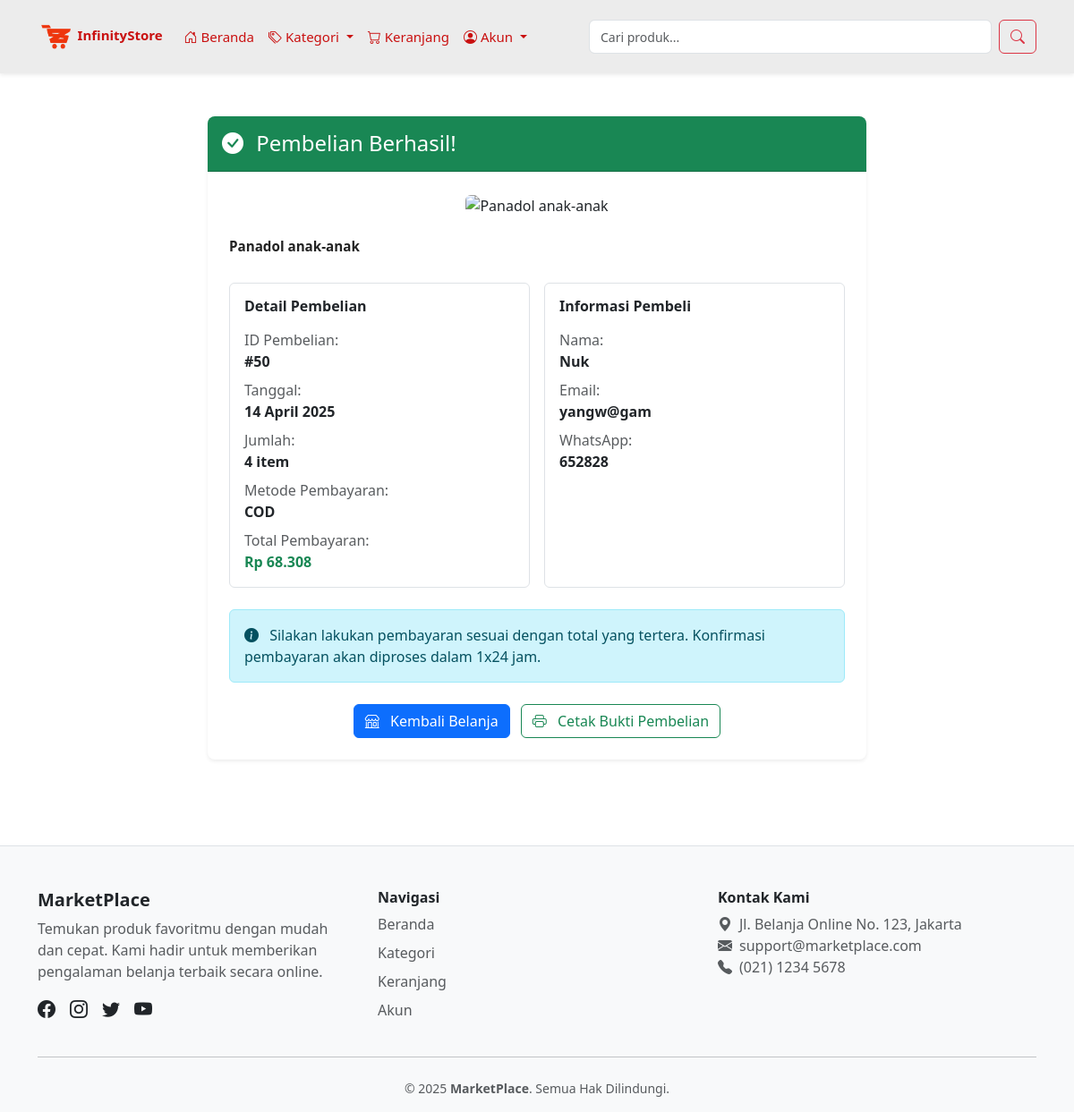
The app's page /user/payment/berhasil.php?id=50 (signed in) with its own data.
### tables this page shows
CREATE TABLE `tb_pembelian` (
  `id_pembelian` int NOT NULL,
  `id_customer` int NOT NULL,
  `id_produk` int NOT NULL,
  `jumlah_produk` int NOT NULL,
  `tanggal_pembelian` date NOT NULL,
  `metode_pembayaran` varchar(100) DEFAULT NULL,
  `jumlah_pembayaran` decimal(10,2) DEFAULT NULL,
  `alamat_penerima` varchar(255) NOT NULL
);

CREATE TABLE `tb_produk` (
  `id_produk` int NOT NULL,
  `nama_produk` varchar(64) NOT NULL,
  `deskripsi` text,
  `harga_produk` decimal(10,2) DEFAULT NULL,
  `stok_produk` int DEFAULT NULL,
  `jenis_produk` varchar(100) NOT NULL,
  `exp_produk` date NOT NULL,
  `gambar` varchar(255) DEFAULT NULL,
  `status_produk` enum('belum_dibeli','dalam_keranjang','sudah_dibeli') DEFAULT 'belum_dibeli'
);

CREATE TABLE `tb_customer` (
  `nama_customer` varchar(100) NOT NULL,
  `id_customer` int NOT NULL,
  `alamat_customer` varchar(255) NOT NULL,
  `no_wa_cutomer` varchar(20) NOT NULL,
  `email_customer` varchar(100) NOT NULL,
  `id_login` int DEFAULT NULL,
  `foto_profil` varchar(255) NOT NULL
);

### user/payment/berhasil.php (the view, shortened to what this page needs)
<?php
include '../../config/database.php';
$purchase_id = mysqli_real_escape_string($conn, $_GET['id']);
$query = "SELECT p.*, pr.nama_produk, pr.harga_produk, pr.gambar, c.nama_customer, c.email_customer, c.no_wa_cutomer
          FROM tb_pembelian p
          JOIN tb_produk pr ON p.id_produk = pr.id_produk
          JOIN tb_customer c ON p.id_customer = c.id_customer
          WHERE p.id_pembelian = '$purchase_id'";
$result = mysqli_query($conn, $query);
$purchase = mysqli_fetch_assoc($result);
$gambarArray = [];
if (!empty($purchase['gambar'])) {
    $decodedArray = json_decode($purchase['gambar'], true);
    if (is_array($decodedArray)) {
        $gambarArray = $decodedArray;
    } else if ($purchase['gambar']) {
        $gambarArray = [$purchase['gambar']];
    }
}
$gambarUtama = $gambarArray[0];
?>
<!DOCTYPE html>
<html lang="en">
<head>
    <link rel="stylesheet" href="https://cdnjs.cloudflare.com/ajax/libs/animate.css/4.1.1/animate.min.css"/>
    <link href="https://cdn.jsdelivr.net/npm/bootstrap@5.3.3/dist/css/bootstrap.min.css" rel="stylesheet">
    <link href="https://cdn.jsdelivr.net/npm/bootstrap-icons@1.10.5/font/bootstrap-icons.css" rel="stylesheet">
    <link rel="stylesheet" href="../asset/style.css">
</head>
<body>
<?php include '../includes_P/navbar.php'; ?>
<div class="container py-5">
    <div class="row justify-content-center">
        <div class="col-md-8">
            <div class="card border-0 shadow-sm rounded-3 overflow-hidden">
                <div class="card-header bg-success text-white py-3">
                    <h4 class="mb-0"><i class="bi bi-check-circle-fill me-2"></i> Pembelian Berhasil!</h4>
                </div>
                <div class="card-body p-4">
                    <div class="text-center mb-4">
                        <img src="../../uploads/<?= htmlspecialchars($gambarUtama) ?>" alt="<?= htmlspecialchars($purchase['nama_produk']) ?>"
                             class="img-fluid rounded" style="max-height: 200px; object-fit: cover;">
                    </div>
                    <h5 class="card-title"><?= htmlspecialchars($purchase['nama_produk']) ?></h5>
                    <div class="row g-3 mt-3">
                        <div class="col-md-6">
                            <div class="border rounded p-3 h-100">
                                <h6 class="fw-bold mb-3">Detail Pembelian</h6>
                                <p class="mb-2">
                                    <span class="text-muted">ID Pembelian:</span><br>
                                    <strong>#<?= $purchase['id_pembelian'] ?></strong>
                                </p>
                                <p class="mb-2">
                                    <span class="text-muted">Tanggal:</span><br>
                                    <strong><?= date('d F Y', strtotime($purchase['tanggal_pembelian'])) ?></strong>
                                </p>
                                <p class="mb-2">
                                    <span class="text-muted">Jumlah:</span><br>
                                    <strong><?= $purchase['jumlah_produk'] ?> item</strong>
                                </p>
                                <p class="mb-2">
                                    <span class="text-muted">Metode Pembayaran:</span><br>
                                    <strong><?= htmlspecialchars($purchase['metode_pembayaran']) ?></strong>
                                </p>
                                <p class="mb-0">
                                    <span class="text-muted">Total Pembayaran:</span><br>
                                    <strong class="text-success">Rp <?= number_format($purchase['jumlah_pembayaran'], 0, ',', '.') ?></strong>
                                </p>
                            </div>
                        </div>
                        <div class="col-md-6">
                            <div class="border rounded p-3 h-100">
                                <h6 class="fw-bold mb-3">Informasi Pembeli</h6>
                                <p class="mb-2">
                                    <span class="text-muted">Nama:</span><br>
                                    <strong><?= htmlspecialchars($purchase['nama_customer']) ?></strong>
                                </p>
                                <p class="mb-2">
                                    <span class="text-muted">Email:</span><br>
                                    <strong><?= htmlspecialchars($purchase['email_customer']) ?></strong>
                                </p>
                                <?php if (!empty($purchase['no_wa_cutomer'])): ?>
                                <p class="mb-0">
                                    <span class="text-muted">WhatsApp:</span><br>
                                    <strong><?= htmlspecialchars($purchase['no_wa_cutomer']) ?></strong>
                                </p>
                                <?php endif; ?>
                            </div>
                        </div>
                    </div>
                    <div class="alert alert-info mt-4">
                        <i class="bi bi-info-circle-fill me-2"></i>
                        Silakan lakukan pembayaran sesuai dengan total yang tertera. Konfirmasi pembayaran akan diproses dalam 1x24 jam.
                    </div>
                    <div class="text-center mt-4">
                        <a href="../index.php" class="btn btn-primary">
                            <i class="bi bi-shop me-2"></i> Kembali Belanja
                        </a>
                        <a href="#" class="btn btn-outline-success ms-2" onclick="window.print()">
                            <i class="bi bi-printer me-2"></i> Cetak Bukti Pembelian
                        </a>
                    </div>
                </div>
            </div>
        </div>
    </div>
</div>
<?php include '../includes_P/footer.php'; ?>
</body>
</html>

### user/asset/style.css (style rules this page uses)
.card { border-radius: 1px; transition: transform 0.2s ease, box-shadow 0.2s ease; }
.card-title { font-size: 0.95rem; font-weight: 600; color: #222; }

### records on screen
tb_pembelian: id_produk.nama_produk "Panadol anak-anak", id_pembelian "50", tanggal_pembelian "14 April 2025", jumlah_produk "4", metode_pembayaran "COD", jumlah_pembayaran "68.308", id_customer.nama_customer "Nuk", id_customer.email_customer "yangw@gam", id_customer.no_wa_cutomer "652828"

### other values on screen
$nama_customer "Akun"
